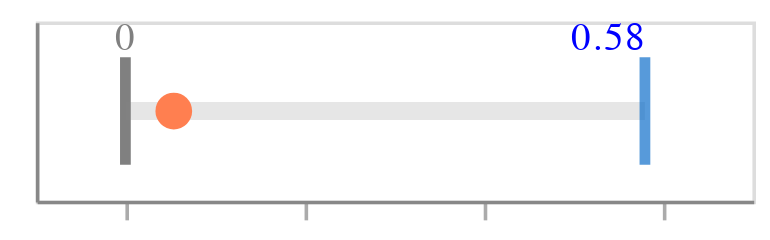

Notebook code cell kept with this figure:
### Code cell
# RMSE for IPC KNN
dot_range(0.054,0,0.58)

### Figure 1 — Vega-Lite specification as saved in the notebook (floating-point values rounded to 4 significant figures)
{"config": {"view": {"continuousWidth": 400, "continuousHeight": 300}}, "layer": [{"mark": {"type": "tick", "color": "gray", "opacity": 1, "size": 30, "thickness": 3}, "encoding": {"x": {"type": "quantitative", "axis": {"grid": false, "labels": false, "tickOpacity": 0.7, "title": "accuracy", "titleAlign": "center", "titleAnchor": "middle", "titleFontSize": 16}, "field": "random guessing", "scale": {}}, "y": {"type": "nominal", "axis": {"labels": false, "tickOpacity": 0, "title": null}, "field": "metric"}}, "height": 50, "width": 200}, {"mark": {"type": "text", "align": "center", "baseline": "middle", "color": "blue", "dx": 135, "dy": -20}, "encoding": {"text": {"type": "quantitative", "field": "perfect accuracy"}, "x": {"type": "quantitative", "axis": {"grid": false, "labels": false, "tickOpacity": 0.7, "title": "accuracy", "titleAlign": "center", "titleAnchor": "middle", "titleFontSize": 16}, "field": "random guessing", "scale": {}}, "y": {"type": "nominal", "axis": {"labels": false, "tickOpacity": 0, "title": null}, "field": "metric"}}, "height": 50, "width": 200}, {"mark": {"type": "rule", "color": "gray", "opacity": 0.2, "size": 5}, "encoding": {"x": {"type": "quantitative", "field": "random guessing"}, "x2": {"field": "perfect accuracy"}, "y": {"type": "nominal", "field": "metric"}}}, {"mark": {"type": "circle", "color": "#FF7F50", "opacity": 1, "size": 105}, "encoding": {"x": {"type": "quantitative", "field": "result"}, "y": {"type": "nominal", "field": "metric"}}, "height": 50, "width": 200}, {"mark": {"type": "tick", "color": "#1070CA", "size": 30, "thickness": 3}, "encoding": {"x": {"type": "quantitative", "axis": {"grid": false, "title": null}, "field": "perfect accuracy", "scale": {"domain": [-0.1, 0.68]}}, "y": {"type": "nominal", "field": "metric"}}}, {"mark": {"type": "text", "align": "center", "baseline": "middle", "color": "grey", "dy": -20}, "encoding": {"text": {"type": "quantitative", "field": "random guessing"}, "x": {"type": "quantitative", "axis": {"grid": false, "labels": false, "tickOpacity": 0.7, "title": "accuracy", "titleAlign": "center", "titleAnchor": "middle", "titleFontSize": 16}, "field": "random guessing", "scale": {}}, "y": {"type": "nominal", "axis": {"labels": false, "tickOpacity": 0, "title": null}, "field": "metric"}}, "height": 50, "width": 200}], "data": {"name": "data-c39e048fd1b2b549e1348171d97d8f1e"}, "$schema": "https://vega.github.io/schema/vega-lite/v4.8.1.json", "datasets": {"data-c39e048fd1b2b549e1348171d97d8f1e": [{"metric": "accuracy", "result": 0.054, "perfect accuracy": 0.58, "random guessing": 0}]}}
